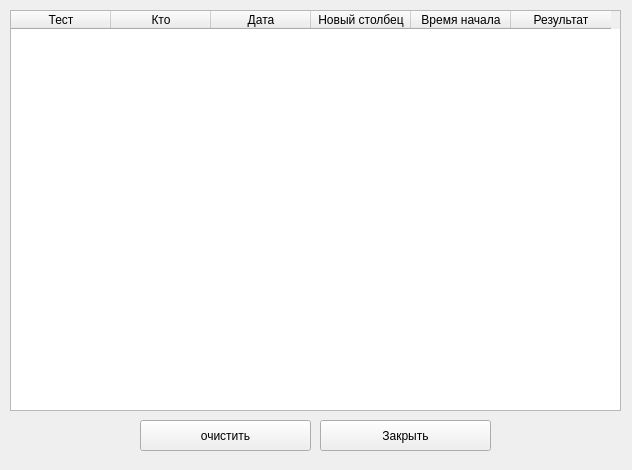
<?xml version="1.0" encoding="UTF-8"?>
<ui version="4.0">
 <class>Form</class>
 <widget class="QWidget" name="Form">
  <property name="geometry">
   <rect>
    <x>0</x>
    <y>0</y>
    <width>632</width>
    <height>470</height>
   </rect>
  </property>
  <property name="windowTitle">
   <string>история</string>
  </property>
  <widget class="QTableWidget" name="tableWidget">
   <property name="geometry">
    <rect>
     <x>10</x>
     <y>10</y>
     <width>611</width>
     <height>401</height>
    </rect>
   </property>
   <column>
    <property name="text">
     <string>Тест</string>
    </property>
   </column>
   <column>
    <property name="text">
     <string>Кто</string>
    </property>
   </column>
   <column>
    <property name="text">
     <string>Дата</string>
    </property>
   </column>
   <column>
    <property name="text">
     <string>Новый столбец</string>
    </property>
   </column>
   <column>
    <property name="text">
     <string>Время начала</string>
    </property>
   </column>
   <column>
    <property name="text">
     <string>Результат</string>
    </property>
   </column>
  </widget>
  <widget class="QPushButton" name="closeButton">
   <property name="geometry">
    <rect>
     <x>320</x>
     <y>420</y>
     <width>171</width>
     <height>31</height>
    </rect>
   </property>
   <property name="text">
    <string>Закрыть</string>
   </property>
  </widget>
  <widget class="QPushButton" name="clear">
   <property name="geometry">
    <rect>
     <x>140</x>
     <y>420</y>
     <width>171</width>
     <height>31</height>
    </rect>
   </property>
   <property name="text">
    <string>очистить</string>
   </property>
  </widget>
 </widget>
 <resources/>
 <connections/>
</ui>
